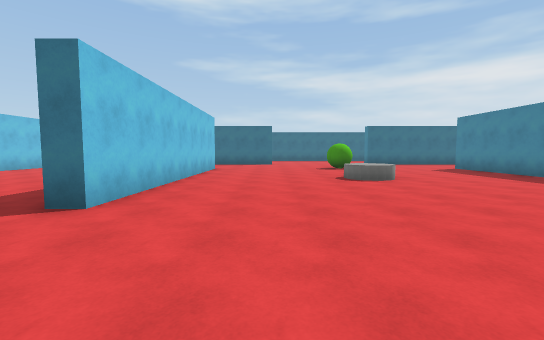
view 1 (above)

23 first-person views from a walk through a 3-D level made in the Unity game engine. The camera is 1.4 m above the floor, tilts 4° down and sees 90° across. The floor is counted in squares, 2 m on a side. Each view is taken from the middle of a square. On the plan, view 1 faces up. The plan holds only what a view shows up to about 9 squares ahead; the rest is blank. The player character is not drawn. Surface patterns are stand-ins for the level's own textures.

view 2
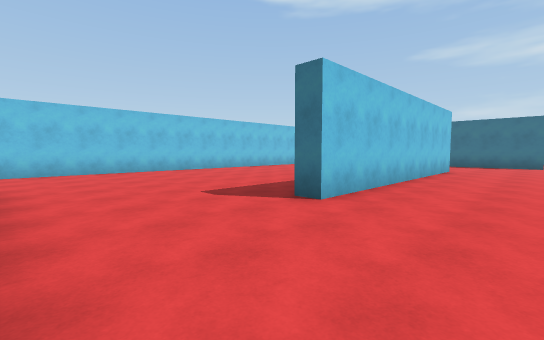

view 3
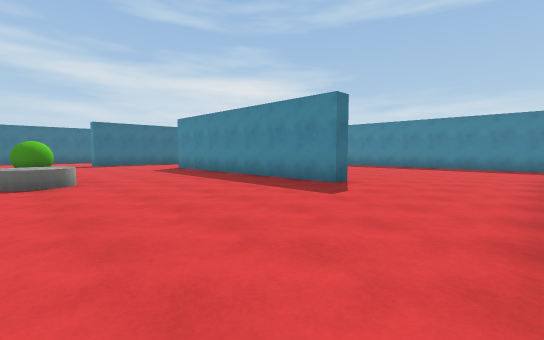

view 4
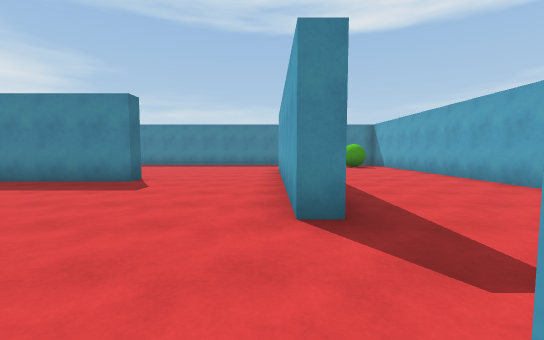

view 5
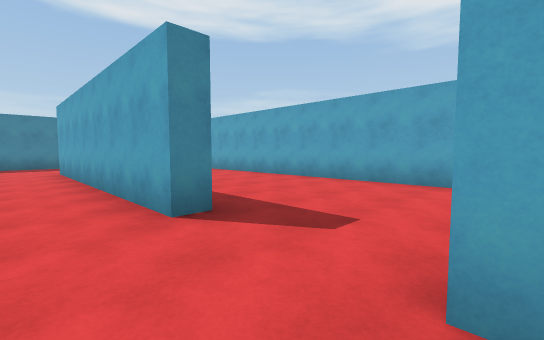

view 6
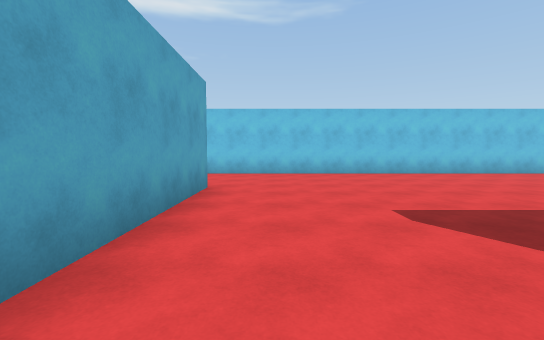

view 7
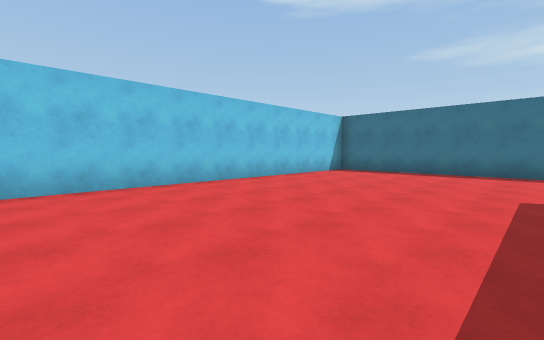

view 8
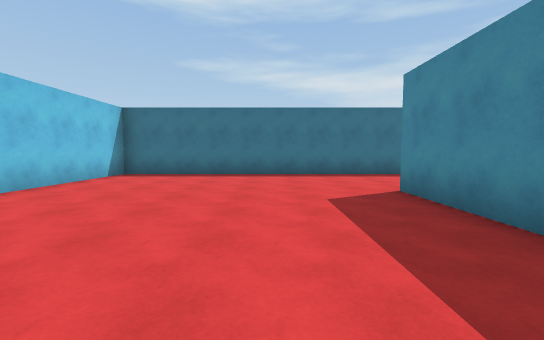

view 9
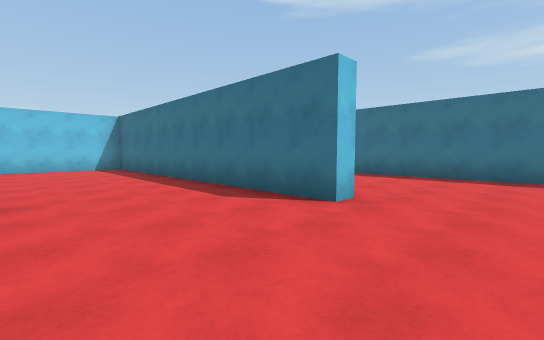

view 10
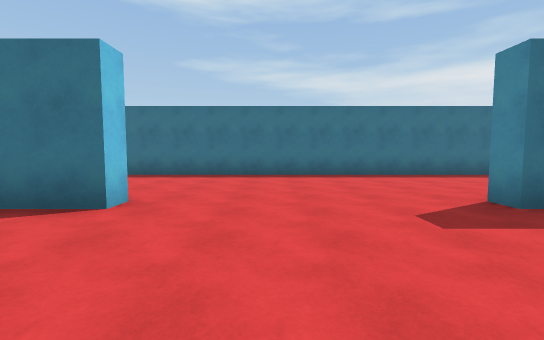

view 11
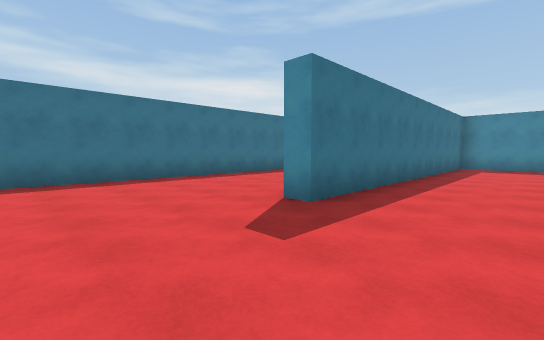

view 12
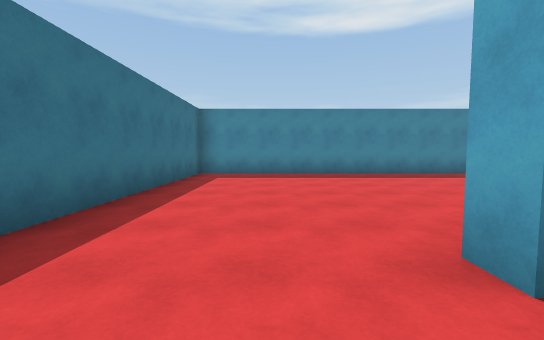

view 13
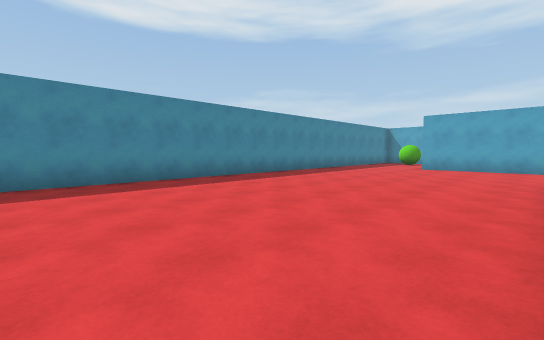

view 14
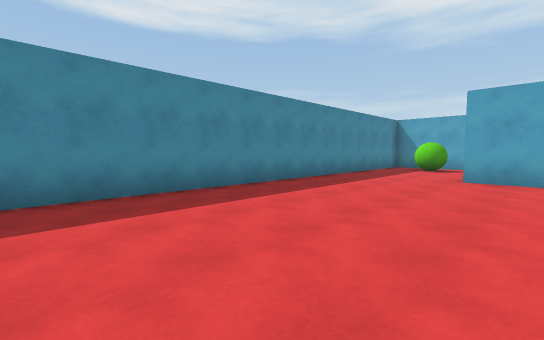

view 15
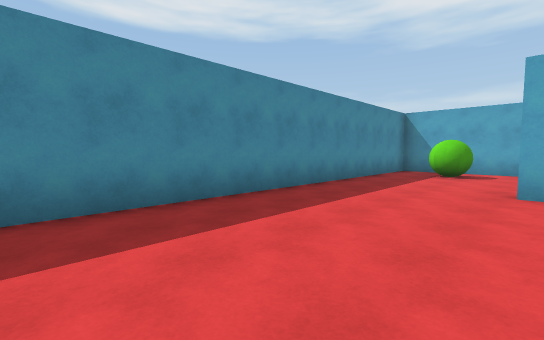

view 16
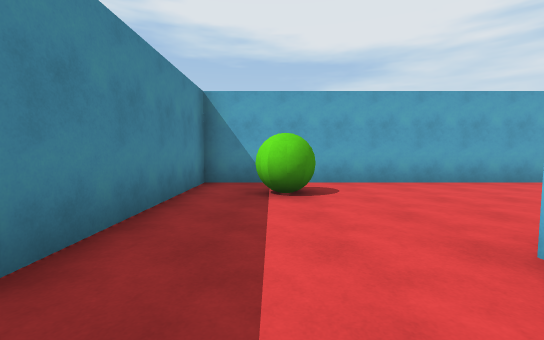

view 17
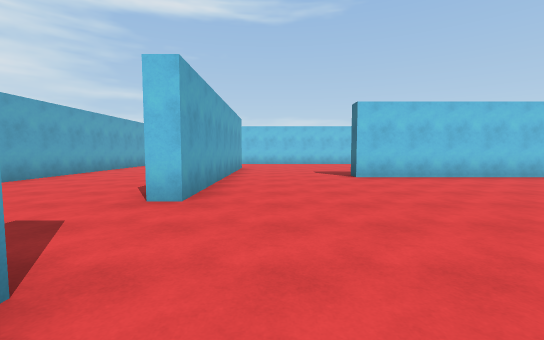

view 18
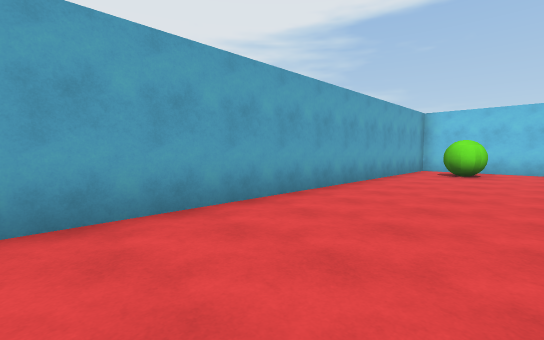

view 19
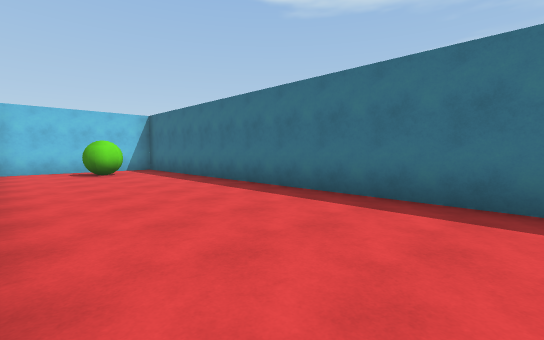

view 20
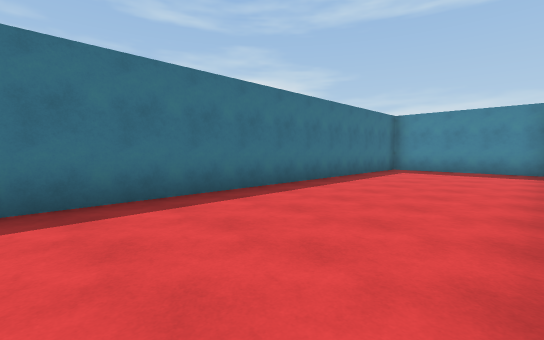

view 21
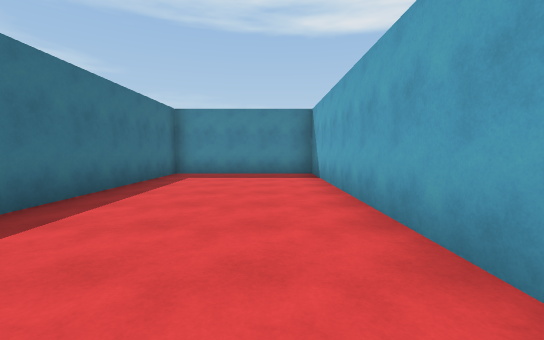

view 22
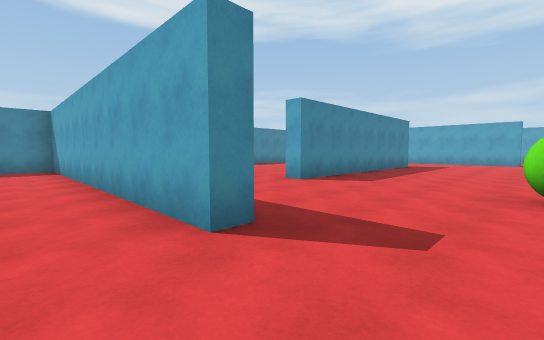

view 23
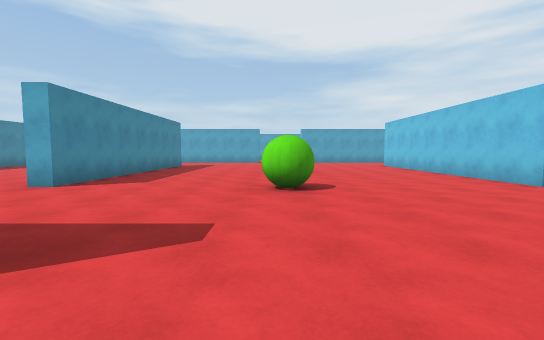

### Floor plan
Points are (right, up) in squares from view 1. A wall is a line through its corners. A room is listed if a view was taken in it or the views show most of it. See-through windows are left out.
Room 1 (views 1, 2, 3, 4, 5, 6, 7, 8, 9, 10, 11, 12, 13, 14, 15, 16, 17, 18, 19, 20, 21, 22, 23)
walls: (-2.7, 8.1) (-2.7, 10.8); (7.8, 3.3) (7.2, 3.3) (7.2, 10.7) (7.8, 10.7); (-2.2, 10.8) (-2.2, 3.3) (-2.8, 3.3); (3.7, -0.9) (3.7, -0.3) (11.2, -0.3); (0, 14.8) (0, 14.2) (-9.5, 14.2) (-9.5, -3.4); (-6.2, -0.3) (1.3, -0.3) (1.3, -0.8); (-9.5, 17.1) (-9.5, 15); (-8.8, -5) (14.5, -5) (14.5, 14.2) (5, 14.2) (5, 14.7) (14.5, 14.7) (14.5, 19) (-7.9, 19)
objects: green ball (-8, -4) to (-8, -3); green ball (-8, 17); cylinder (2, 7) to (3, 7); green ball (3, 11); green ball (13, -4) to (13, -3)

Where each view was taken, in squares from view 1:
view 1: 0 up, 0 right, facing up
view 2: 0 up, 0 right, facing up-left
view 3: 0 up, 2 right, facing up-right
view 4: 0 up, 1 right, facing right
view 5: 1 up, 1 right, facing down-right
view 6: 1 up, 1 left, facing left
view 7: 5 up, 4 left, facing up-left
view 8: 6 up, 5 left, facing up
view 9: 11 up, 2 right, facing up-left
view 10: 11 up, 2 right, facing up
view 11: 12 up, 2 right, facing up-right
view 12: 12 up, 6 right, facing right
view 13: 11 up, 8 right, facing down-right
view 14: 7 up, 10 right, facing down-right
view 15: 5 up, 11 right, facing down-right
view 16: 1 up, 13 right, facing down
view 17: 1 up, 5 right, facing left
view 18: 2 down, 1 right, facing down-left
view 19: 15 up, 1 right, facing up-left
view 20: 15 up, 4 right, facing up-right
view 21: 16 up, 6 right, facing right
view 22: 16 up, 3 right, facing down-right
view 23: 16 up, 3 right, facing down
